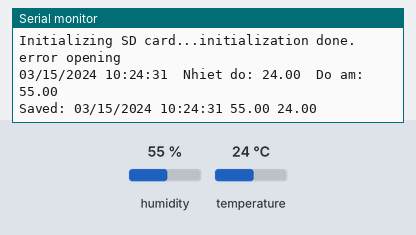
Recording of a sketch running on a simulated Arduino Uno, built with avr-gcc and run on an emulated ATmega328P. Parts: the last lines printed to the serial monitor. The inputs (shaded band) are chosen by the test bench; at power-on: humidity 55 %, temperature 24 °C. The local clock reads 2024-03-15 10:24:30 at power-on unless the sketch sets it; storage starts empty.

Above: at 2.3 s.
2.4 s: humidity set to 22 %
At 7.2 s:
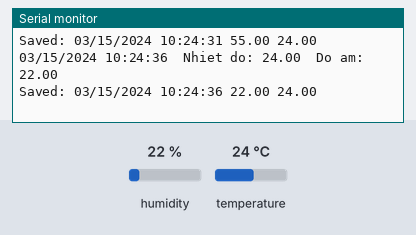
8.4 s: temperature set to 12 °C
At 12.5 s:
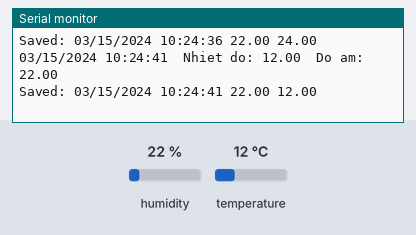
14.4 s: humidity set to 40 %
At 17.7 s:
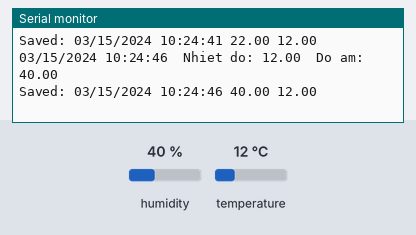

The sketch:

DataLogging_DS1302_DHT11.ino
```cpp
// CONNECTIONS:
// DS1302 CLK/SCLK --> 5
// DS1302 DAT/IO --> 4
// DS1302 RST/CE --> 3
// DS1302 VCC --> 3.3v - 5v
// DS1302 GND --> GND

//DHT11 VCC --> 5V
//DHT11 GND --> GND
//DHT11 OUT --> 2
//SD card attached to SPI bus as follows:
//SD MOSI - pin 11
//SD MISO - pin 12
//SD CLK - pin 13
//SD CS - pin 10

#include <ThreeWire.h>
#include <RtcDS1302.h>
#include "DHT.h"
#include <SPI.h>
#include <SD.h>

ThreeWire myWire(4, 5, 3); // IO, SCLK, CE
RtcDS1302<ThreeWire> Rtc(myWire);

const int DHTPIN = 2;
const int DHTTYPE = DHT11;
DHT dht(DHTPIN, DHTTYPE);
float h;
float t;

File myFile;
const int chipSelect = 10;
String fileName = "datalog.txt";

void setup ()
{
  Serial.begin(9600);

  dht.begin();

  rtcSetting();

  sdSetting();

  delay(1000);

}

void loop ()
{
  RtcDateTime now = Rtc.GetDateTime();
  String dateTime = printDateTime(now);
  if (!now.IsValid())
  {
    // Common Causes:
    //    1) the battery on the device is low or even missing and the power line was disconnected
    Serial.println("RTC lost confidence in the DateTime!");
  }

  h = dht.readHumidity(); //Đọc độ ẩm
  t = dht.readTemperature(); //Đọc nhiệt độ
  String ht = printDHT(h, t);
  writeToSD(fileName,dateTime+" "+ht);
  delay(5000); // five seconds
}


void rtcSetting() {
  Serial.print("compiled: ");
  Serial.print(__DATE__);
  Serial.println(__TIME__);

  Rtc.Begin();

  RtcDateTime compiled = RtcDateTime(__DATE__, __TIME__);
  printDateTime(compiled);
  Serial.println();

  if (!Rtc.IsDateTimeValid())
  {
    // Common Causes:
    //    1) first time you ran and the device wasn't running yet
    //    2) the battery on the device is low or even missing

    Serial.println("RTC lost confidence in the DateTime!");
    Rtc.SetDateTime(compiled);
  }

  if (Rtc.GetIsWriteProtected())
  {
    Serial.println("RTC was write protected, enabling writing now");
    Rtc.SetIsWriteProtected(false);
  }

  if (!Rtc.GetIsRunning())
  {
    Serial.println("RTC was not actively running, starting now");
    Rtc.SetIsRunning(true);
  }

  RtcDateTime now = Rtc.GetDateTime();
  if (now < compiled)
  {
    Serial.println("RTC is older than compile time!  (Updating DateTime)");
    Rtc.SetDateTime(compiled);
  }
  else if (now > compiled)
  {
    Serial.println("RTC is newer than compile time. (this is expected)");
  }
  else if (now == compiled)
  {
    Serial.println("RTC is the same as compile time! (not expected but all is fine)");
  }
}

void sdSetting() {
  while (!Serial) {
    ; // wait for serial port to connect. Needed for native USB port only
  }
  Serial.print("Initializing SD card...");
  if (!SD.begin(chipSelect)) {
    Serial.println("initialization failed!");
    while (1);
  }
  Serial.println("initialization done.");

  // open the file for reading:
  myFile = SD.open(fileName);
  if (myFile) {
    Serial.println(fileName);

    // read from the file until there's nothing else in it:
    while (myFile.available()) {
      Serial.write(myFile.read());
    }
    // close the file:
    myFile.close();
  } else {
    // if the file didn't open, print an error:
    Serial.println("error opening");
  }

  // delete the file:
//  Serial.println("Removing...");
//  SD.remove(fileName);

//  writeToSD(fileName, "Start write data to file");

}

void writeToSD(String fileName, String str) {
  File dataFile = SD.open(fileName, FILE_WRITE);
  // if the file is available, write to it:
  if (dataFile) {
    dataFile.println(str);
    dataFile.close();
    // print to the serial port too:
    Serial.print("Saved: ");
    Serial.println(str);
  }
  // if the file isn't open, pop up an error:
  else {
    Serial.println("error opening file");
  }
}

#define countof(a) (sizeof(a) / sizeof(a[0]))
String printDateTime(const RtcDateTime& dt)
{
  char datestring[20];

  snprintf_P(datestring,
             countof(datestring),
             PSTR("%02u/%02u/%04u %02u:%02u:%02u"),
             dt.Month(),
             dt.Day(),
             dt.Year(),
             dt.Hour(),
             dt.Minute(),
             dt.Second() );
  Serial.print(datestring);
  return datestring;
}

String printDHT(float h, float t) {
  Serial.print("\tNhiet do: ");
  Serial.print(t); //Xuất nhiệt độ
  Serial.print("\tDo am: ");
  Serial.println(h);
  return String(h) + " " + String(t);
}
```

Measured:
- after the input at 2.4 s, the serial monitor: prints a new line after 3.7 s (image 1)
- after the input at 8.4 s, the serial monitor: prints a new line after 2.8 s (image 2)
- after the input at 14.4 s, the serial monitor: prints a new line after 1.8 s (image 3)
